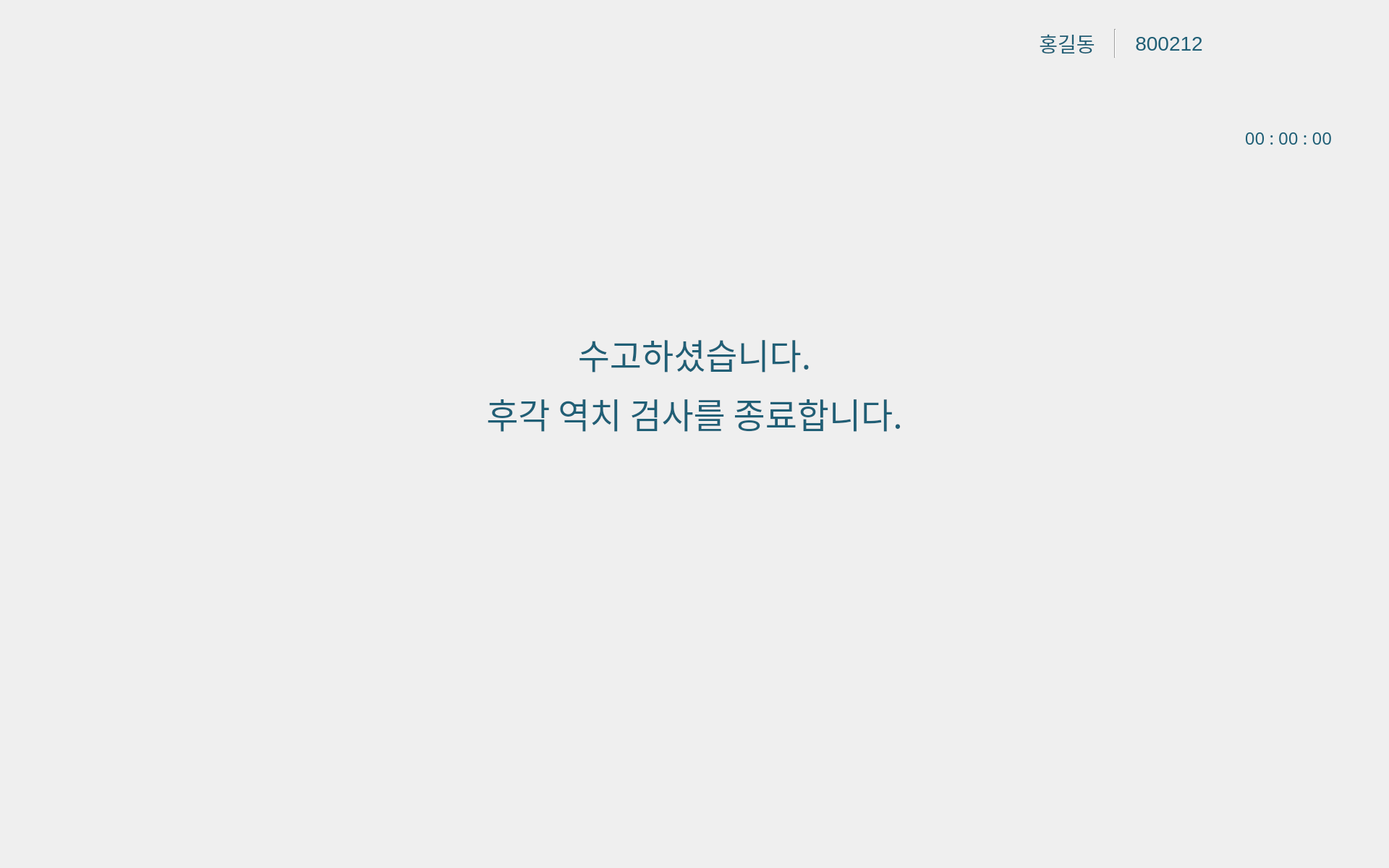
<?xml version="1.0" encoding="UTF-8"?>
<ui version="4.0">
 <class>MainWindow</class>
 <widget class="QMainWindow" name="MainWindow">
  <property name="geometry">
   <rect>
    <x>0</x>
    <y>0</y>
    <width>1920</width>
    <height>1200</height>
   </rect>
  </property>
  <property name="sizePolicy">
   <sizepolicy hsizetype="Maximum" vsizetype="Maximum">
    <horstretch>0</horstretch>
    <verstretch>0</verstretch>
   </sizepolicy>
  </property>
  <property name="maximumSize">
   <size>
    <width>1920</width>
    <height>1200</height>
   </size>
  </property>
  <property name="font">
   <font>
    <family>Malgun Gothic</family>
    <pointsize>16</pointsize>
   </font>
  </property>
  <property name="focusPolicy">
   <enum>Qt::FocusPolicy::NoFocus</enum>
  </property>
  <property name="windowTitle">
   <string>후각검사</string>
  </property>
  <property name="styleSheet">
   <string notr="true"/>
  </property>
  <widget class="QWidget" name="centralwidget">
   <widget class="QLabel" name="label_background">
    <property name="geometry">
     <rect>
      <x>0</x>
      <y>0</y>
      <width>1920</width>
      <height>1200</height>
     </rect>
    </property>
    <property name="font">
     <font>
      <family>Malgun Gothic</family>
      <pointsize>16</pointsize>
      <bold>false</bold>
     </font>
    </property>
    <property name="styleSheet">
     <string notr="true">QLabel{
	image : url(./ui/images/test/t/bg_response.png);
}</string>
    </property>
    <property name="text">
     <string/>
    </property>
   </widget>
   <widget class="QPushButton" name="pb_complete">
    <property name="geometry">
     <rect>
      <x>800</x>
      <y>933</y>
      <width>320</width>
      <height>130</height>
     </rect>
    </property>
    <property name="font">
     <font>
      <family>Malgun Gothic</family>
      <pointsize>24</pointsize>
     </font>
    </property>
    <property name="styleSheet">
     <string notr="true">QPushButton{
	background-image : url(./ui/images/common_locale/btn_confirm.png);
	border : 0px;
}

QPushButton::hover{
	background-image : url(./ui/images/common_locale/btn_confirm_over.png);
	border : 0px;
}</string>
    </property>
    <property name="text">
     <string/>
    </property>
   </widget>
   <widget class="QLabel" name="label_guide">
    <property name="geometry">
     <rect>
      <x>35</x>
      <y>150</y>
      <width>1850</width>
      <height>760</height>
     </rect>
    </property>
    <property name="font">
     <font>
      <family>Malgun Gothic</family>
      <pointsize>36</pointsize>
      <italic>false</italic>
      <bold>false</bold>
     </font>
    </property>
    <property name="styleSheet">
     <string notr="true">QLabel{
	font : 36pt;
	color : #205f76;
}</string>
    </property>
    <property name="text">
     <string>&lt;html&gt;&lt;head/&gt;&lt;body&gt;&lt;p align=&quot;center&quot;&gt;수고하셨습니다.&lt;/p&gt;&lt;p align=&quot;center&quot;&gt;후각 역치 검사를 종료합니다.&lt;/p&gt;&lt;/body&gt;&lt;/html&gt;</string>
    </property>
    <property name="alignment">
     <set>Qt::AlignmentFlag::AlignLeading|Qt::AlignmentFlag::AlignLeft|Qt::AlignmentFlag::AlignVCenter</set>
    </property>
    <property name="margin">
     <number>0</number>
    </property>
    <property name="indent">
     <number>0</number>
    </property>
   </widget>
   <widget class="QLabel" name="label_title">
    <property name="geometry">
     <rect>
      <x>735</x>
      <y>0</y>
      <width>450</width>
      <height>120</height>
     </rect>
    </property>
    <property name="font">
     <font>
      <family>Malgun Gothic</family>
      <pointsize>24</pointsize>
      <bold>true</bold>
     </font>
    </property>
    <property name="styleSheet">
     <string notr="true">QLabel{
	image : url(./ui/images/test/t/title.png);
}</string>
    </property>
    <property name="text">
     <string/>
    </property>
    <property name="alignment">
     <set>Qt::AlignmentFlag::AlignCenter</set>
    </property>
   </widget>
   <widget class="QLabel" name="label_time">
    <property name="geometry">
     <rect>
      <x>1690</x>
      <y>170</y>
      <width>151</width>
      <height>41</height>
     </rect>
    </property>
    <property name="font">
     <font>
      <family>Malgun Gothic</family>
      <pointsize>18</pointsize>
      <italic>false</italic>
      <bold>false</bold>
     </font>
    </property>
    <property name="styleSheet">
     <string notr="true">QLabel{
	color : #205f76;
	font : 18pt;
}</string>
    </property>
    <property name="text">
     <string>00 : 00 : 00</string>
    </property>
    <property name="alignment">
     <set>Qt::AlignmentFlag::AlignRight|Qt::AlignmentFlag::AlignTrailing|Qt::AlignmentFlag::AlignVCenter</set>
    </property>
   </widget>
   <widget class="QWidget" name="widget" native="true">
    <property name="geometry">
     <rect>
      <x>1410</x>
      <y>35</y>
      <width>280</width>
      <height>50</height>
     </rect>
    </property>
    <property name="sizePolicy">
     <sizepolicy hsizetype="Fixed" vsizetype="Fixed">
      <horstretch>0</horstretch>
      <verstretch>0</verstretch>
     </sizepolicy>
    </property>
    <property name="font">
     <font>
      <family>Malgun Gothic</family>
      <pointsize>16</pointsize>
     </font>
    </property>
    <property name="styleSheet">
     <string notr="true">QLabel{
	color : #205f76;
	font : 21pt;
}

Line{
	border : 0px;
	background-color : #205f76;
	margin : 8px 0px;
}</string>
    </property>
    <layout class="QHBoxLayout" name="horizontalLayout_4" stretch="2,1,1">
     <property name="spacing">
      <number>0</number>
     </property>
     <property name="leftMargin">
      <number>0</number>
     </property>
     <property name="topMargin">
      <number>5</number>
     </property>
     <property name="rightMargin">
      <number>0</number>
     </property>
     <property name="bottomMargin">
      <number>5</number>
     </property>
     <item>
      <widget class="QLabel" name="label_name">
       <property name="sizePolicy">
        <sizepolicy hsizetype="Fixed" vsizetype="Preferred">
         <horstretch>0</horstretch>
         <verstretch>0</verstretch>
        </sizepolicy>
       </property>
       <property name="minimumSize">
        <size>
         <width>0</width>
         <height>0</height>
        </size>
       </property>
       <property name="maximumSize">
        <size>
         <width>16777215</width>
         <height>16777215</height>
        </size>
       </property>
       <property name="font">
        <font>
         <pointsize>21</pointsize>
         <italic>false</italic>
         <bold>false</bold>
        </font>
       </property>
       <property name="text">
        <string>홍길동</string>
       </property>
       <property name="alignment">
        <set>Qt::AlignmentFlag::AlignCenter</set>
       </property>
       <property name="indent">
        <number>0</number>
       </property>
      </widget>
     </item>
     <item>
      <widget class="Line" name="line_1">
       <property name="sizePolicy">
        <sizepolicy hsizetype="Fixed" vsizetype="Expanding">
         <horstretch>0</horstretch>
         <verstretch>0</verstretch>
        </sizepolicy>
       </property>
       <property name="orientation">
        <enum>Qt::Orientation::Vertical</enum>
       </property>
      </widget>
     </item>
     <item>
      <widget class="QLabel" name="label_birth_number">
       <property name="sizePolicy">
        <sizepolicy hsizetype="Fixed" vsizetype="Preferred">
         <horstretch>0</horstretch>
         <verstretch>0</verstretch>
        </sizepolicy>
       </property>
       <property name="minimumSize">
        <size>
         <width>0</width>
         <height>0</height>
        </size>
       </property>
       <property name="maximumSize">
        <size>
         <width>16777215</width>
         <height>16777215</height>
        </size>
       </property>
       <property name="font">
        <font>
         <pointsize>21</pointsize>
         <italic>false</italic>
         <bold>false</bold>
        </font>
       </property>
       <property name="text">
        <string>800212</string>
       </property>
       <property name="alignment">
        <set>Qt::AlignmentFlag::AlignCenter</set>
       </property>
       <property name="margin">
        <number>0</number>
       </property>
       <property name="indent">
        <number>-1</number>
       </property>
      </widget>
     </item>
    </layout>
   </widget>
  </widget>
 </widget>
 <resources/>
 <connections/>
</ui>
